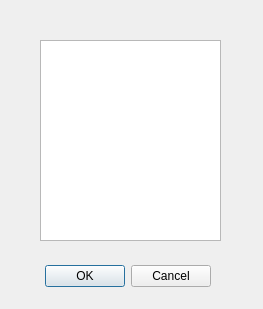
<?xml version="1.0" encoding="UTF-8"?>
<ui version="4.0">
 <class>Info</class>
 <widget class="QDialog" name="Info">
  <property name="geometry">
   <rect>
    <x>0</x>
    <y>0</y>
    <width>263</width>
    <height>309</height>
   </rect>
  </property>
  <property name="windowTitle">
   <string>Dialog</string>
  </property>
  <widget class="QDialogButtonBox" name="buttonBox">
   <property name="geometry">
    <rect>
     <x>-130</x>
     <y>260</y>
     <width>341</width>
     <height>32</height>
    </rect>
   </property>
   <property name="orientation">
    <enum>Qt::Horizontal</enum>
   </property>
   <property name="standardButtons">
    <set>QDialogButtonBox::Cancel|QDialogButtonBox::Ok</set>
   </property>
  </widget>
  <widget class="QPlainTextEdit" name="outDialogo">
   <property name="geometry">
    <rect>
     <x>40</x>
     <y>40</y>
     <width>181</width>
     <height>201</height>
    </rect>
   </property>
  </widget>
 </widget>
 <resources/>
 <connections>
  <connection>
   <sender>buttonBox</sender>
   <signal>accepted()</signal>
   <receiver>Info</receiver>
   <slot>accept()</slot>
   <hints>
    <hint type="sourcelabel">
     <x>248</x>
     <y>254</y>
    </hint>
    <hint type="destinationlabel">
     <x>157</x>
     <y>274</y>
    </hint>
   </hints>
  </connection>
  <connection>
   <sender>buttonBox</sender>
   <signal>rejected()</signal>
   <receiver>Info</receiver>
   <slot>reject()</slot>
   <hints>
    <hint type="sourcelabel">
     <x>316</x>
     <y>260</y>
    </hint>
    <hint type="destinationlabel">
     <x>286</x>
     <y>274</y>
    </hint>
   </hints>
  </connection>
 </connections>
</ui>
